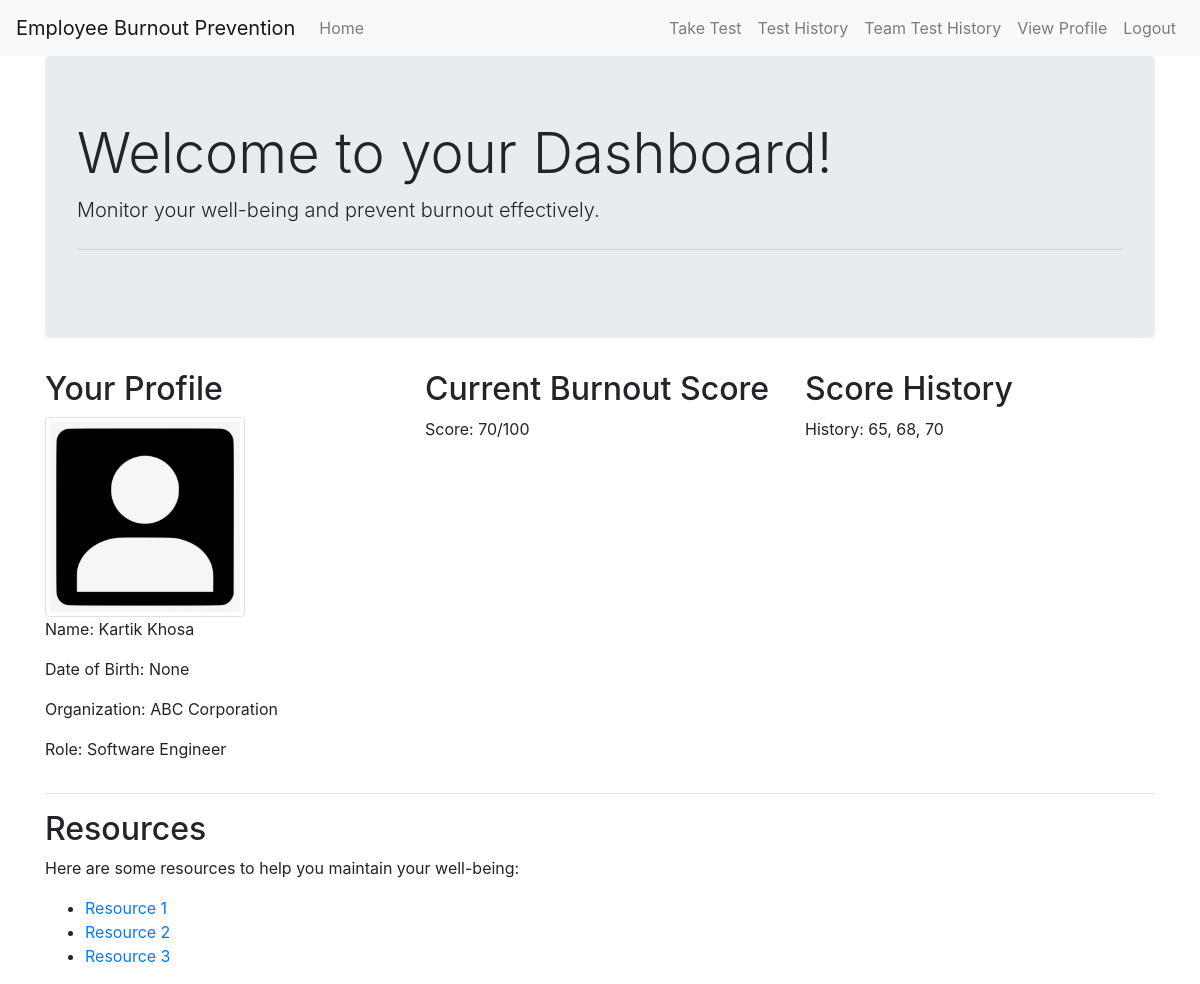
The page /dashboard (signed in) on the database its author committed.
### app/models.py (models this page shows, shortened)
class User(UserMixin, db.Model):
    id = db.Column(db.Integer, primary_key=True)
    email = db.Column(db.String(120), index=True, unique=True)
    password_hash = db.Column(db.String(128))
    firstname = db.Column(db.String(64), nullable=False)
    lastname = db.Column(db.String(64), nullable=False)
    image = db.Column(db.String(128), nullable=True)
    date_of_birth = db.Column(db.Date, nullable=True)
    companyId = db.Column(db.Integer, db.ForeignKey('company.id'))
    manager_id = db.Column(db.Integer, db.ForeignKey('user.id'))
    results = db.relationship('Results', backref='user', lazy='dynamic')
    subordinates = db.relationship('User', backref=db.backref('manager', remote_side=[id]), lazy='dynamic')

class Company(db.Model):
    id = db.Column(db.Integer, primary_key=True)
    name = db.Column(db.String(64), nullable=False)
    description = db.Column(db.String(128), nullable=True)
    size = db.Column(db.Integer, nullable=True)
    users = db.relationship('User', backref='company', lazy='dynamic')

### app/routes.py (the view)
@main.route('/dashboard')
@login_required
def dashboard():
    get_flashed_messages()
    user = User.query.filter_by(id=current_user.id).first()
    return render_template('dashboard.html', user=user)

### app/models.py (called while the page is built)
@login_manager.user_loader
def load_user(id):
    return User.query.get(int(id))

### app/routes.py (called while the page is built)
@main.before_request
def before_request():
    if current_user.is_authenticated and current_user.manager_id is None and request.endpoint not in ['main.select_manager', 'main.logout']:
        return redirect(url_for('main.select_manager'))

### app/templates/dashboard.html (shortened to what this page needs)
{% extends "base.html" %}
{% block content %}
<div class="container">
    <div class="jumbotron">
        <h1 class="display-4">Welcome to your Dashboard!</h1>
        <p class="lead">Monitor your well-being and prevent burnout effectively.</p>
        <hr class="my-4">
    </div>
    <div class="row">
        <div class="col-md-4">
            <h2>Your Profile</h2>
            {% if current_user.image %}
                <img src="{{ url_for('static', filename='profile_pics/' + current_user.image) }}" alt="Profile Picture" class="img-thumbnail" style="width: 200px; height: 200;">
            {% else %}
                <img src="{{ url_for('static', filename='profile_pics/default.jpg') }}" alt="Profile Picture" class="img-thumbnail" style="width: 200px; height: 200px;">
            {% endif %}
            <p>Name: {{user.firstname}} {{user.lastname}}</p>
            <p> Date of Birth: {{user.date_of_birth}}</p>
            <p> Organization: {{user.company.name}}</p>
            <p> Role: Software Engineer</p>
        </div>
        <div class="col-md-4">
            <h2>Current Burnout Score</h2>
            <p>Score: 70/100</p>
        </div>
        <div class="col-md-4">
            <h2>Score History</h2>
            <p>History: 65, 68, 70</p>
        </div>
    </div>
    <hr>
    <h2>Resources</h2>
    <p>Here are some resources to help you maintain your well-being:</p>
    <ul>
        <li><a href="#">Resource 1</a></li>
        <li><a href="#">Resource 2</a></li>
        <li><a href="#">Resource 3</a></li>
    </ul>
</div>
{% endblock %}

### rows shown on the page
User: firstname "Kartik", lastname "Khosa", date_of_birth "None"
Company: company.name "ABC Corporation"
